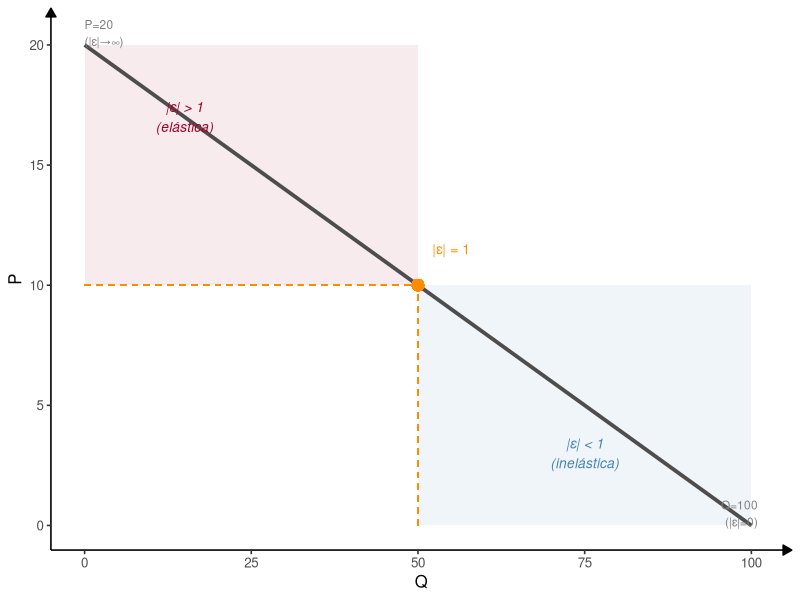
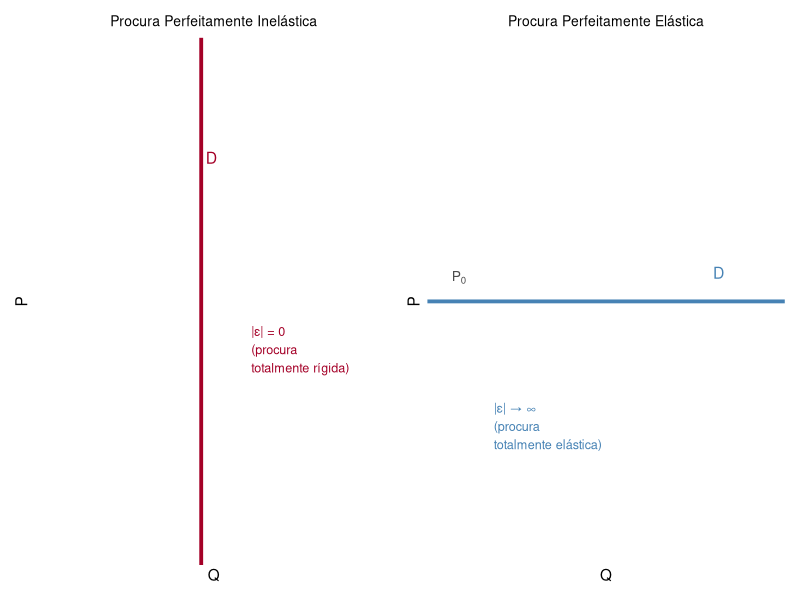
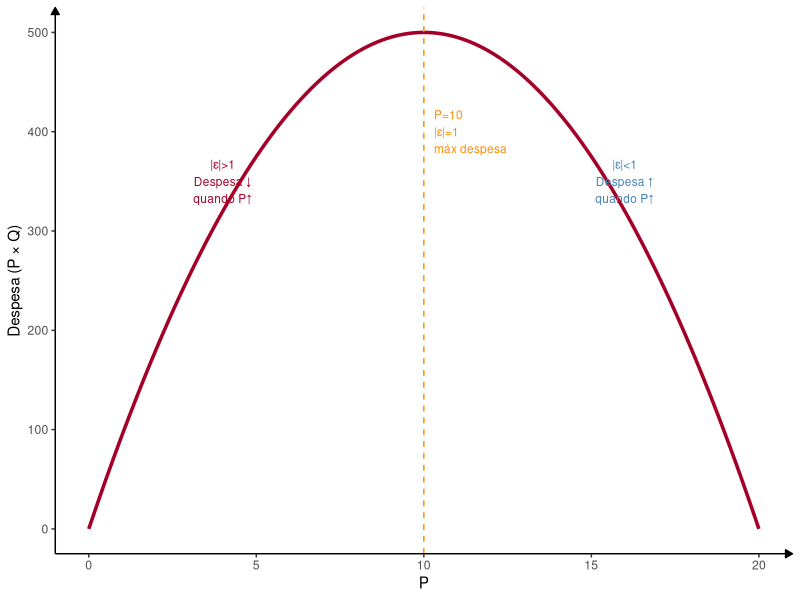

Source code (R) for these figures, in order:
## ---- chunk 1
library(ggplot2)
library(dplyr)
library(tibble)
library(patchwork)
## ---- chunk 2
P_seq <- seq(0, 20, length.out = 300)
QD <- pmax(100 - 5*P_seq, 0)

# Elasticity along the curve
eps_abs <- ifelse(QD > 0, abs(-5 * P_seq / QD), NA)

# Key points
pts <- tibble(
  P = c(5, 10, 15),
  Q = 100 - 5*c(5,10,15),
  eps = round(-5 * c(5,10,15) / (100 - 5*c(5,10,15)), 2),
  label = c("|ε|=1/3\n(inelástica)", "|ε|=1\n(unitária)", "|ε|=3\n(elástica)")
)

# Unit elasticity point P=10
df <- tibble(P = P_seq, Q = QD)

ggplot(df %>% filter(Q >= 0)) +
  # Zones
  annotate("rect", xmin = 50, xmax = 100, ymin = 0, ymax = 10,
           fill = "steelblue", alpha = 0.08) +
  annotate("rect", xmin = 0, xmax = 50, ymin = 10, ymax = 20,
           fill = "#A40027", alpha = 0.08) +
  geom_line(aes(x = Q, y = P), color = "gray30", linewidth = 1.3) +
  # Unit elasticity point
  geom_point(aes(x = 50, y = 10), color = "darkorange", size = 3.5) +
  geom_segment(aes(x = 50, xend = 50, y = 0, yend = 10),
               linetype = "dashed", color = "darkorange") +
  geom_segment(aes(x = 0, xend = 50, y = 10, yend = 10),
               linetype = "dashed", color = "darkorange") +
  # Labels
  annotate("text", x = 75, y = 3, label = "|ε| < 1\n(inelástica)",
           color = "steelblue", size = 3.5, fontface = "italic") +
  annotate("text", x = 15, y = 17, label = "|ε| > 1\n(elástica)",
           color = "#A40027", size = 3.5, fontface = "italic") +
  annotate("text", x = 55, y = 11.5, label = "|ε| = 1",
           color = "darkorange", size = 3.5) +
  annotate("text", x = 0, y = 20.5, label = "P=20\n(|ε|→∞)",
           color = "gray50", size = 3, hjust = 0) +
  annotate("text", x = 101, y = 0.5, label = "Q=100\n(|ε|=0)",
           color = "gray50", size = 3, hjust = 1) +
  scale_x_continuous(breaks = c(0, 25, 50, 75, 100),
                     labels = c("0", "25", "50", "75", "100")) +
  scale_y_continuous(breaks = c(0, 5, 10, 15, 20)) +
  labs(x = "Q", y = "P") +
  theme_classic(base_size = 12) +
  theme(axis.line = element_line(arrow = arrow(length = unit(0.25,"cm"), type = "closed")))
## ---- chunk 3
p_left <- ggplot() +
  geom_vline(xintercept = 3, color = "#A40027", linewidth = 1.3) +
  annotate("text", x = 3.2, y = 4, label = "D", color = "#A40027", size = 4) +
  annotate("text", x = 3, y = -0.3, label = expression(Q[0]), color = "gray30",
           size = 3.5, hjust = 0.5) +
  annotate("text", x = 4, y = 2,
           label = "|ε| = 0\n(procura\ntotalmente rígida)",
           color = "#A40027", size = 3.2, hjust = 0) +
  scale_x_continuous(breaks = NULL, limits = c(0, 6.5)) +
  scale_y_continuous(breaks = NULL, limits = c(0, 5)) +
  labs(x = "Q", y = "P",
       title = "Procura Perfeitamente Inelástica") +
  theme_classic(base_size = 11) +
  theme(axis.line = element_line(arrow = arrow(length = unit(0.2,"cm"), type = "closed")),
        plot.title = element_text(hjust = 0.5, size = 10))

p_right <- ggplot() +
  geom_hline(yintercept = 2.5, color = "steelblue", linewidth = 1.3) +
  annotate("text", x = 5.5, y = 2.8, label = "D", color = "steelblue", size = 4) +
  annotate("text", x = 0.3, y = 2.5 + 0.25, label = expression(P[0]),
           color = "gray30", size = 3.5) +
  annotate("text", x = 1, y = 1.2,
           label = "|ε| → ∞\n(procura\ntotalmente elástica)",
           color = "steelblue", size = 3.2, hjust = 0) +
  scale_x_continuous(breaks = NULL, limits = c(0, 6.5)) +
  scale_y_continuous(breaks = NULL, limits = c(0, 5)) +
  labs(x = "Q", y = "P",
       title = "Procura Perfeitamente Elástica") +
  theme_classic(base_size = 11) +
  theme(axis.line = element_line(arrow = arrow(length = unit(0.2,"cm"), type = "closed")),
        plot.title = element_text(hjust = 0.5, size = 10))

p_left + p_right
## ---- chunk 4
P_s <- seq(0, 20, length.out = 300)
QD_s <- pmax(100 - 5*P_s, 0)
despesa <- P_s * QD_s

df_desp <- tibble(P = P_s, despesa = despesa) %>% filter(P <= 20)

ggplot(df_desp, aes(x = P, y = despesa)) +
  geom_line(color = "#A40027", linewidth = 1.2) +
  geom_vline(xintercept = 10, linetype = "dashed", color = "darkorange") +
  annotate("text", x = 10.3, y = 400, label = "P=10\n|ε|=1\nmáx despesa",
           color = "darkorange", size = 3, hjust = 0) +
  annotate("text", x = 4, y = 350,
           label = "|ε|>1\nDespesa ↓\nquando P↑",
           color = "#A40027", size = 3, hjust = 0.5) +
  annotate("text", x = 16, y = 350,
           label = "|ε|<1\nDespesa ↑\nquando P↑",
           color = "steelblue", size = 3, hjust = 0.5) +
  labs(x = "P", y = "Despesa (P × Q)") +
  theme_classic(base_size = 11) +
  theme(axis.line = element_line(arrow = arrow(length = unit(0.2,"cm"), type = "closed")))
## ---- chunk 5
# Simple summary table as ggplot
df_tab <- tibble(
  elas = c("$|\\varepsilon_D| > 1$", "$|\\varepsilon_D| = 1$", "$|\\varepsilon_D| < 1$",
           "$\\varepsilon_{x,y} > 0$", "$\\varepsilon_{x,y} = 0$", "$\\varepsilon_{x,y} < 0$",
           "$\\eta < 0$", "$0 < \\eta \\leq 1$", "$\\eta > 1$"),
  conclusao = c("Procura elástica", "Elasticidade unitária", "Procura inelástica",
                "Bens substitutos", "Bens independentes", "Bens complementares",
                "Bem inferior", "Bem normal", "Bem de luxo"),
  grupo = c(rep("Preço-direta", 3), rep("Preço cruzada", 3), rep("Rendimento", 3))
)
